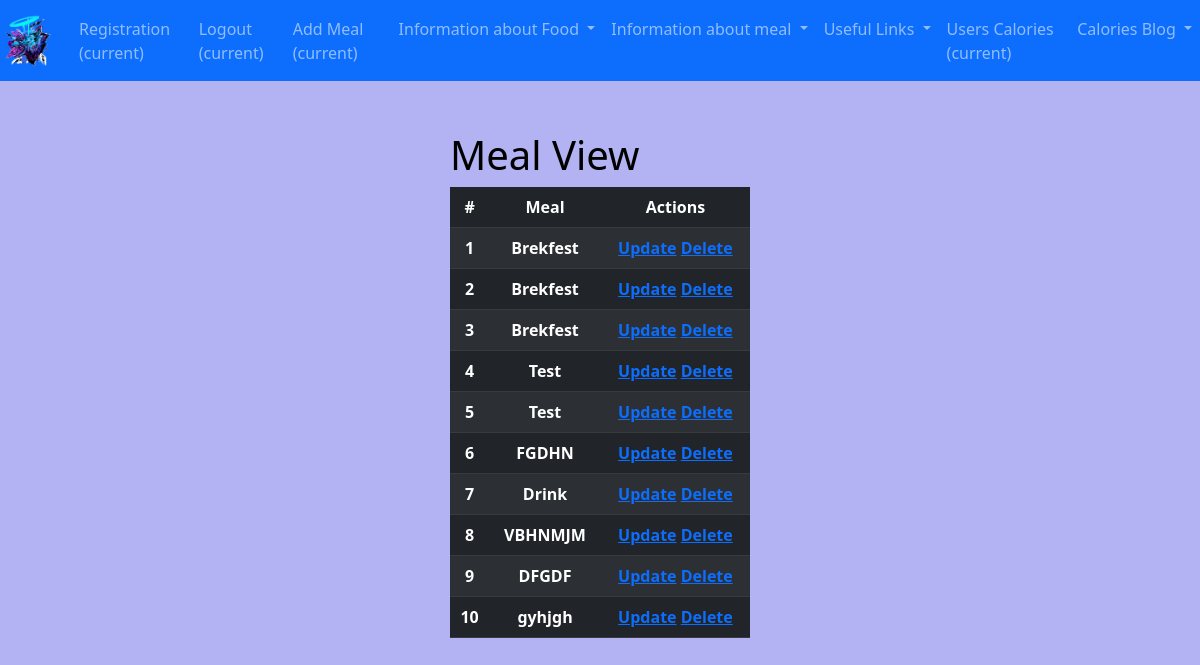
Before: /meal/ (signed in) with the older database file.
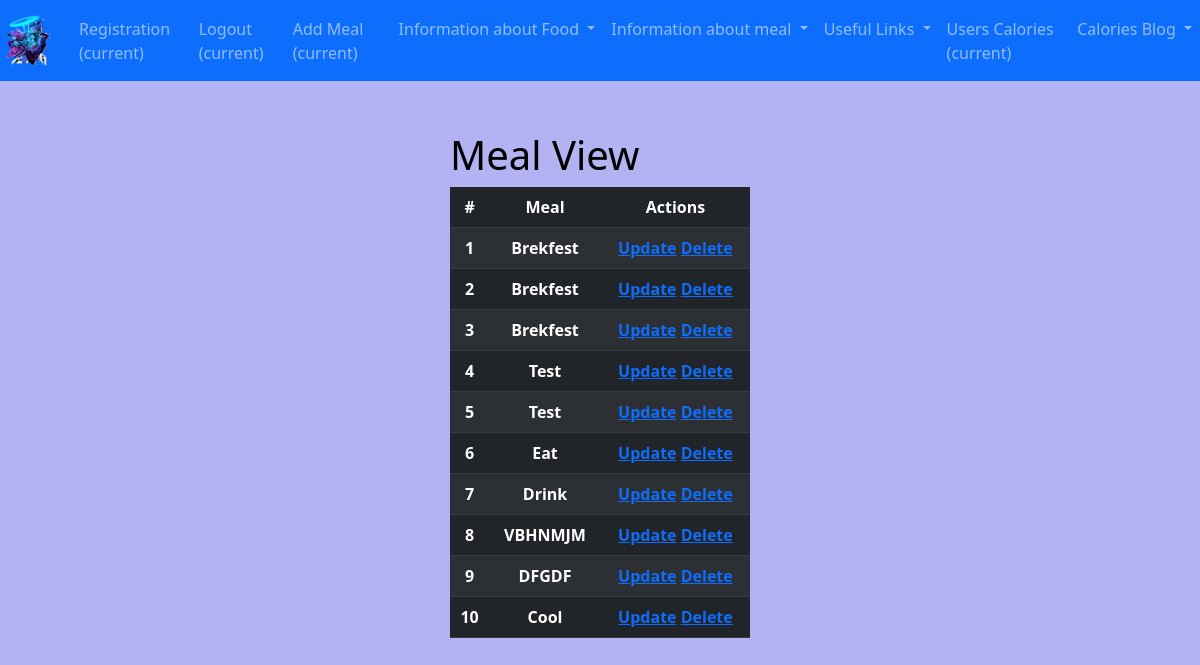
After: the same page with the newer database file.
### calories_counter/models.py (models this page shows, shortened)
class Meal(models.Model):
    meal_name = models.CharField(max_length=255)
    foods = models.ManyToManyField(Food, through="MealFood")

### calories_counter/views.py (the view)
# urls.py: path("meal/", views.MealView.as_view(), name="meals"),
class MealView(LoginRequiredMixin, ListView):
    model = Meal
    template_name = "calories_counter/meal.html"
    context_object_name = "meals"

### calories_counter/templates/calories_counter/meal.html (shortened to what this page needs)
{% extends 'base.html' %}
{% load static %}
{% block css_files %}
  <link rel="stylesheet" href="{% static "calories_counter/meal.css" %}">
{% endblock %}
{% block content %}
  <div id="user-meal-view">
    <h1>Meal View</h1>
    <table class="table table-dark table-striped">
      <thead>
        <tr>
          <th>#</th>
          <th>Meal</th>
          <th>Actions</th>
        </tr>
      </thead>
      {% for meal in meals %}
        <tr>
          <th>{{ forloop.counter }}</th>
          <th>{{ meal.meal_name }}</th>
          <th>
            <a href="{% url 'meal_update' meal.id %}">Update</a>
            <a href="{% url 'meal_delete' meal.id %}">Delete</a>
          </th>
        </tr>
      {% endfor %}
    </table>
  </div>
{% endblock %}

Changed rows visible on the page:
changed Meal: meal_name "FGDHN" → "Eat"
changed Meal: meal_name "gyhjgh" → "Cool"
